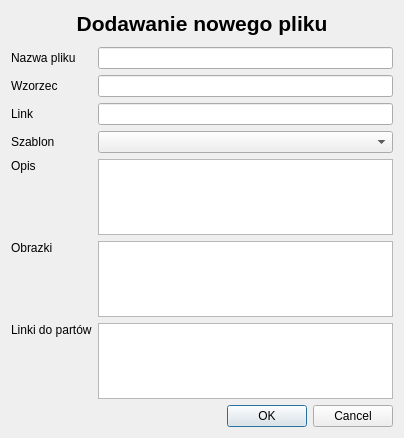
<?xml version="1.0" encoding="UTF-8"?>
<ui version="4.0">
 <class>AddFileDialog</class>
 <widget class="QDialog" name="AddFileDialog">
  <property name="geometry">
   <rect>
    <x>0</x>
    <y>0</y>
    <width>400</width>
    <height>438</height>
   </rect>
  </property>
  <property name="windowTitle">
   <string>Dodaj nowy plik</string>
  </property>
  <layout class="QGridLayout" name="gridLayout">
   <item row="3" column="1" colspan="2">
    <widget class="QLabel" name="headerLabel">
     <property name="sizePolicy">
      <sizepolicy hsizetype="Preferred" vsizetype="Preferred">
       <horstretch>0</horstretch>
       <verstretch>0</verstretch>
      </sizepolicy>
     </property>
     <property name="minimumSize">
      <size>
       <width>382</width>
       <height>30</height>
      </size>
     </property>
     <property name="maximumSize">
      <size>
       <width>16777211</width>
       <height>16777215</height>
      </size>
     </property>
     <property name="baseSize">
      <size>
       <width>0</width>
       <height>10</height>
      </size>
     </property>
     <property name="font">
      <font>
       <pointsize>16</pointsize>
       <weight>75</weight>
       <bold>true</bold>
      </font>
     </property>
     <property name="text">
      <string>Dodawanie nowego pliku</string>
     </property>
     <property name="textFormat">
      <enum>Qt::RichText</enum>
     </property>
     <property name="alignment">
      <set>Qt::AlignHCenter|Qt::AlignTop</set>
     </property>
     <property name="textInteractionFlags">
      <set>Qt::LinksAccessibleByMouse</set>
     </property>
    </widget>
   </item>
   <item row="7" column="2">
    <widget class="QLineEdit" name="forumLinkEdit"/>
   </item>
   <item row="6" column="2">
    <widget class="QLineEdit" name="patternEdit"/>
   </item>
   <item row="12" column="2">
    <widget class="QDialogButtonBox" name="buttonBox">
     <property name="orientation">
      <enum>Qt::Horizontal</enum>
     </property>
     <property name="standardButtons">
      <set>QDialogButtonBox::Cancel|QDialogButtonBox::Ok</set>
     </property>
    </widget>
   </item>
   <item row="6" column="1">
    <widget class="QLabel" name="label_2">
     <property name="text">
      <string>Wzorzec</string>
     </property>
     <property name="buddy">
      <cstring>patternEdit</cstring>
     </property>
    </widget>
   </item>
   <item row="7" column="1">
    <widget class="QLabel" name="label_3">
     <property name="text">
      <string>Link</string>
     </property>
     <property name="buddy">
      <cstring>forumLinkEdit</cstring>
     </property>
    </widget>
   </item>
   <item row="4" column="2">
    <widget class="QLineEdit" name="fileNameEdit"/>
   </item>
   <item row="4" column="1">
    <widget class="QLabel" name="label">
     <property name="text">
      <string>Nazwa pliku</string>
     </property>
     <property name="buddy">
      <cstring>fileNameEdit</cstring>
     </property>
    </widget>
   </item>
   <item row="11" column="1">
    <widget class="QLabel" name="label_5">
     <property name="text">
      <string>Linki do partów</string>
     </property>
     <property name="alignment">
      <set>Qt::AlignLeading|Qt::AlignLeft|Qt::AlignTop</set>
     </property>
     <property name="buddy">
      <cstring>linksEdit</cstring>
     </property>
    </widget>
   </item>
   <item row="9" column="1">
    <widget class="QLabel" name="label_6">
     <property name="text">
      <string>Opis</string>
     </property>
     <property name="alignment">
      <set>Qt::AlignLeading|Qt::AlignLeft|Qt::AlignTop</set>
     </property>
     <property name="buddy">
      <cstring>descEdit</cstring>
     </property>
    </widget>
   </item>
   <item row="10" column="1">
    <widget class="QLabel" name="label_7">
     <property name="text">
      <string>Obrazki</string>
     </property>
     <property name="alignment">
      <set>Qt::AlignLeading|Qt::AlignLeft|Qt::AlignTop</set>
     </property>
     <property name="buddy">
      <cstring>imgEdit</cstring>
     </property>
    </widget>
   </item>
   <item row="9" column="2">
    <widget class="QPlainTextEdit" name="descEdit"/>
   </item>
   <item row="10" column="2">
    <widget class="QPlainTextEdit" name="imgEdit"/>
   </item>
   <item row="11" column="2">
    <widget class="QPlainTextEdit" name="linksEdit"/>
   </item>
   <item row="8" column="2">
    <widget class="QComboBox" name="templatesBox"/>
   </item>
   <item row="8" column="1">
    <widget class="QLabel" name="label_8">
     <property name="text">
      <string>Szablon</string>
     </property>
     <property name="buddy">
      <cstring>templatesBox</cstring>
     </property>
    </widget>
   </item>
  </layout>
 </widget>
 <tabstops>
  <tabstop>fileNameEdit</tabstop>
  <tabstop>patternEdit</tabstop>
  <tabstop>forumLinkEdit</tabstop>
  <tabstop>templatesBox</tabstop>
  <tabstop>descEdit</tabstop>
  <tabstop>imgEdit</tabstop>
  <tabstop>linksEdit</tabstop>
  <tabstop>buttonBox</tabstop>
 </tabstops>
 <resources/>
 <connections>
  <connection>
   <sender>buttonBox</sender>
   <signal>accepted()</signal>
   <receiver>AddFileDialog</receiver>
   <slot>accept()</slot>
   <hints>
    <hint type="sourcelabel">
     <x>248</x>
     <y>254</y>
    </hint>
    <hint type="destinationlabel">
     <x>157</x>
     <y>274</y>
    </hint>
   </hints>
  </connection>
  <connection>
   <sender>buttonBox</sender>
   <signal>rejected()</signal>
   <receiver>AddFileDialog</receiver>
   <slot>reject()</slot>
   <hints>
    <hint type="sourcelabel">
     <x>316</x>
     <y>260</y>
    </hint>
    <hint type="destinationlabel">
     <x>286</x>
     <y>274</y>
    </hint>
   </hints>
  </connection>
 </connections>
</ui>
